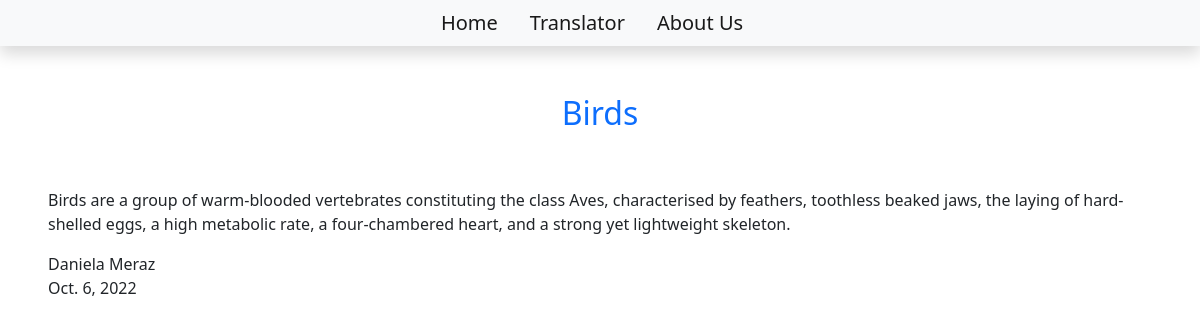
The app's page /birds with its own data.
### blog/models.py (models this page shows, shortened)
class Post(models.Model):
    title = models.CharField(max_length=255)
    content = models.TextField()
    author = models.ForeignKey(to=User, on_delete=models.CASCADE)
    date_created = models.DateField(auto_now_add=True)
    slug = models.SlugField(max_length=200, unique=True)
    status = models.IntegerField(choices=STATUS, default=0)

### blog/views.py (the view)
# urls.py: path('<slug:slug>', views.BlogView.as_view(), name='blog_view'),
class BlogView(generic.DetailView):
    model = Post
    template_name = 'blog.html'

### templates/blog.html (shortened to what this page needs)
{% extends 'base.html'%}
{% block content%}
        <div class="container text-center mt-5 text-primary">
                <h2>{{object.title}}</h2>
        </div>
        <div class="text-left p-5">
                <p>{{object.content}}</p>
                <p>{{object.author}}<br> {{object.date_created}}</p>
        </div>
{% endblock content%}

### records on screen
Post: title "Birds", content "Birds are a group of warm-blooded vertebrates constituting the class Aves, characterised by feathers, toothless beaked jaws, the laying of hard-shelled eggs, a high metabolic rate, a four-chambered heart, and a strong yet lightweight skeleton.", author "Daniela Meraz", date_created "Oct. 6, 2022"
